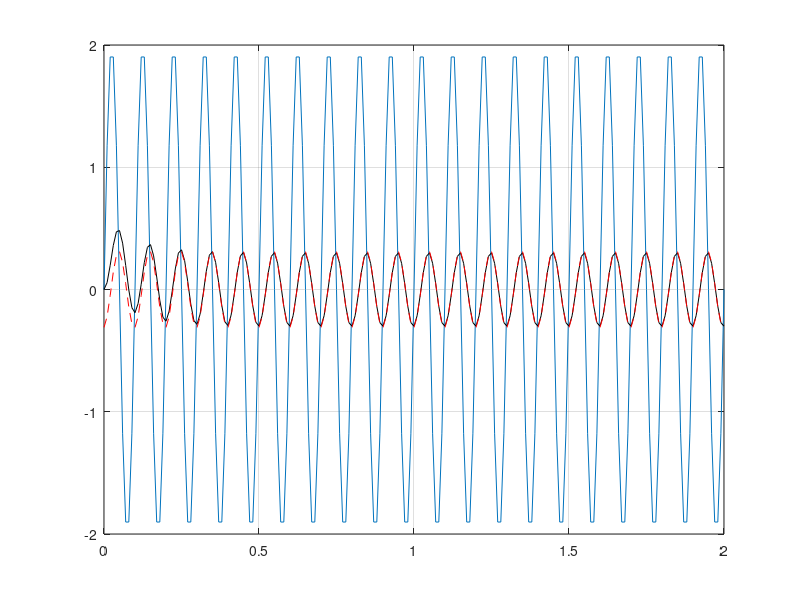

The MATLAB script that drew this image:
clear all;
clc;

% octave
pkg load control

% sistema

H = tf(1, [0.1, 1])

% entrada

f = 10;
A = 2;

tmax = 2;
T = 0.01;
t = 0:T:tmax;

x = A*sin(2*pi*f*t)

% saida do sistema

y = lsim(H,x,t);

% saida teorica

yrm = 2*0.157*sin(2*pi*f*t - 1.41)

figure;
plot(t,x)
hold on;
plot(t,y,'k')
plot(t,yrm,'r--')
grid on;
